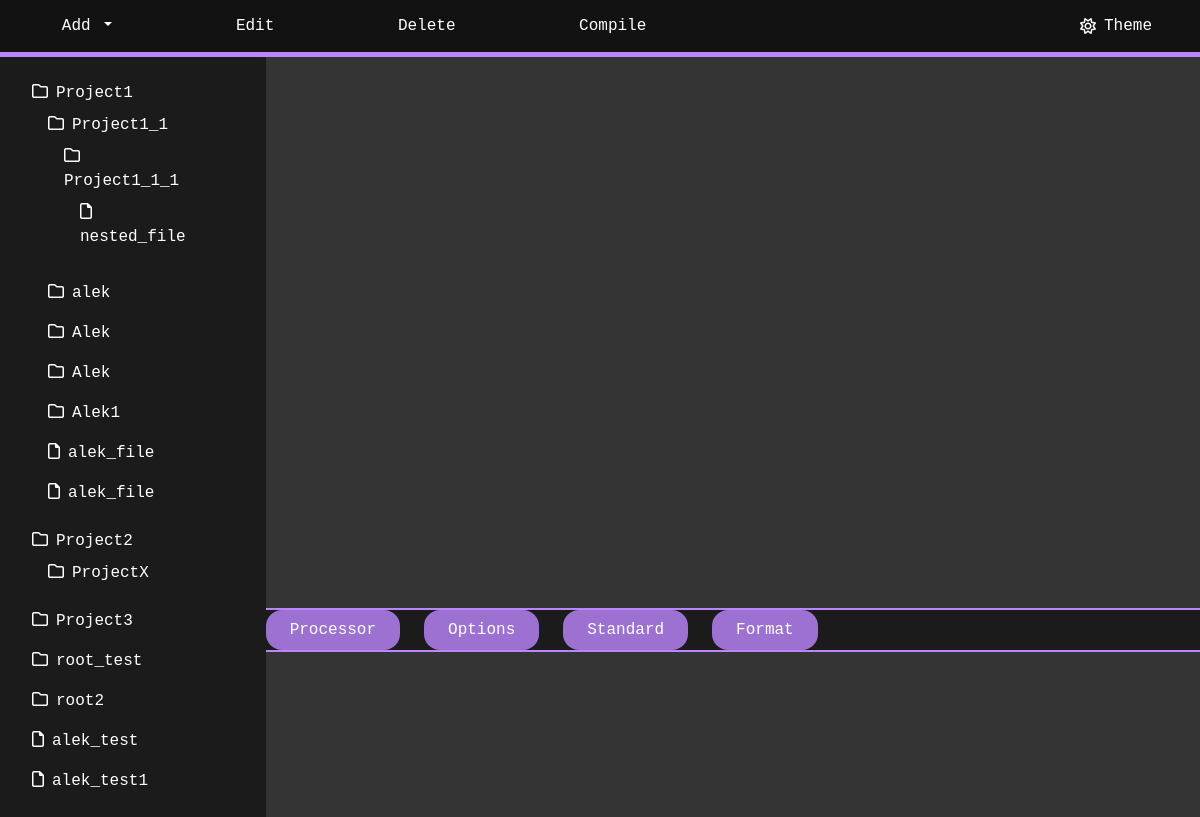
The app's page /sdcc_compiler/ with its own data.
### sdcc_compiler/models.py (models this page shows, shortened)
class Directory(models.Model):
    name = models.CharField(max_length=50)
    description = models.TextField(null=True, blank=True)
    parent = models.ForeignKey('self', null=True, blank=True, related_name='children', on_delete=models.CASCADE)
    def get_tree(self):
        tree = {'name': self.name, 'id': self.id}
        if self.children.exists():
            tree['children'] = [child.get_tree() for child in self.children.all()]
        if self.files.exists():
            tree['files'] = [{'name': f.name, 'id': f.id} for f in self.files.all()]
        return tree

class File(models.Model):
    name = models.CharField(max_length=50)
    directory = models.ForeignKey('Directory', null=True, blank=True, related_name='files', on_delete=models.CASCADE)
    file = models.FileField(upload_to='files/', null=True, blank=True)

### sdcc_compiler/views.py (the view)
# urls.py: path('', views.IndexView.as_view(), name='index'),
class IndexView(TemplateView):
    template_name = 'sdcc_compiler/index.html'
    def get_context_data(self, **kwargs):
        context = super().get_context_data(**kwargs)
        root_directories = Directory.objects.filter(parent__isnull=True)
        context['file_tree'] = [root.get_tree() for root in root_directories]
        root_files = File.objects.filter(directory__isnull=True)
        context['root_files'] = [{'name': f.name, 'id': f.id} for f in root_files]
        add_dir_form = AddDirectoryForm()
        context['add_dir_form'] = add_dir_form
        add_file_form = AddFileForm()
        context['add_file_form'] = add_file_form
        context['file_content'] = self.request.session.get('file_content', None)
        return context

### sdcc_compiler/templates/sdcc_compiler/index.html (shortened to what this page needs)
<!DOCTYPE html>
<html lang="en">
<head>
    <link href="https://cdn.jsdelivr.net/npm/bootstrap@5.3.0-alpha3/dist/css/bootstrap.min.css" rel="stylesheet"
>
    <link rel="stylesheet" href="https://cdn.jsdelivr.net/npm/ace-builds@1.15.3/css/ace.min.css">
    {% load static %}
    <link rel="stylesheet" type="text/css" href="{% static 'sdcc_compiler/css/app.css' %}">
    <link rel="stylesheet" type="text/css" href="{% static 'sdcc_compiler/css/navbar.css' %}">
    <link rel="stylesheet" type="text/css" href="{% static 'sdcc_compiler/css/file-explorer.css' %}">
    <link rel="stylesheet" type="text/css" href="{% static 'sdcc_compiler/css/program-viewer.css' %}">
    <link rel="stylesheet" type="text/css" href="{% static 'sdcc_compiler/css/fragment-viewer.css' %}">
    <link rel="stylesheet" type="text/css" href="{% static 'sdcc_compiler/css/tab-area.css' %}">
</head>
<body>
<div id="app">
    <div id="navbar-wrapper">
        {% include "sdcc_compiler/navbar.html" %}
    </div>
    <div id="file-explorer">
        {% include "sdcc_compiler/file_tree.html" %}
        {% include "sdcc_compiler/root_files.html" %}
    </div>
    <div id="program-viewer"></div>
    <div id="fragment-viewer"></div>
    <div id="tab-bar">
        <a href="#processor">
            <div class="tab-item">Processor</div>
        </a>
        <a href="#options">
            <div class="tab-item">Options</div>
        </a>
        <a href="#standard">
            <div class="tab-item">Standard</div>
        </a>
        <a href="#format">
            <div class="tab-item">Format</div>
        </a>
    </div>
    <div id="tab-options">
    </div>
</div>
</body>
</html>

### sdcc_compiler/templates/sdcc_compiler/navbar.html (shortened to what this page needs)
<div id="navbar">
    <div id="menu">
        <div class="dropdown">
            <button class="btn dropdown-toggle menu-item" type="button" data-bs-toggle="dropdown"
                    aria-expanded="false">
                Add
            </button>
        </div>
        <button type="button" class="btn menu-item">Edit</button>
        <button type="button" class="btn menu-item">Delete</button>
        <button type="button" class="btn menu-item">Compile</button>
    </div>
    <div id="theme-selector">
        <i class="fa-regular fa-sun" id="theme-icon"></i>
        <span>Theme</span>
    </div>
</div>

### sdcc_compiler/templates/sdcc_compiler/file_tree.html
{% for node in file_tree %}
    <ul class="list-group">
        <li class="list-group-item">
            <span class="dir-item" data-id="{{ node.id }}">
                <i class="far fa-folder"></i>{{ node.name }}
            </span>
            {% if node.children %}
                {% include "sdcc_compiler/file_tree.html" with file_tree=node.children %}
            {% endif %}
            {% for file in node.files %}
                <ul class="list-group">
                    <li class="list-group-item">
                        <span class="file-item" data-id="{{ file.id }}">
                            <i class="far fa-file"></i>{{ file.name }}
                        </span>
                    </li>
                </ul>
            {% endfor %}
        </li>
    </ul>
{% endfor %}

### sdcc_compiler/templates/sdcc_compiler/root_files.html
{% for file in root_files %}
    <ul class="list-group">
        <li class="list-group-item">
            <span class="file-item" data-id="{{ file.id }}">
                <i class="far fa-file"></i>{{ file.name }}
            </span>
        </li>
    </ul>
{% endfor %}

### sdcc_compiler/static/sdcc_compiler/css/app.css (style rules this page uses)
:root { --bg-app: #bb86fc; --bg-grid-primary: #121212; --bg-grid-secondary: #1b1b1b; --bg-grid-tertiary: #343434; --bg-item: #9c71d1; --font-primary: #ffffff; --font-secondary: #ffffff; --scroll-track: #5555; --scroll-thumb: #555; }
html { scrollbar-width: auto; scrollbar-color: var(--scroll-thumb) var(--scroll-track); }
a { text-decoration: none; color: inherit; }
i { padding-right: 0.5em; }
html, body { width: 100%; height: 100%; margin: 0px; padding: 0px; overflow-x: hidden; font-family: 'Courier New', Courier, monospace; }
#app { min-height: 100vh; background-color: var(--bg-app); display: grid; grid-template-columns: 2fr 5fr 3fr; grid-template-rows: 1fr 10fr auto 3fr; row-gap: 2px; }

### sdcc_compiler/static/sdcc_compiler/css/navbar.css (style rules this page uses)
#navbar-wrapper { grid-column: 1/4; }
#navbar { background-color: var(--bg-grid-primary); display: flex; justify-content: space-between; align-items: center; padding-left: 3em; padding-right: 3em; }
#menu { background-color: var(--bg-grid-primary); display: flex; justify-content: left; align-items: center; gap: 6em; }
.menu-item { color: var(--font-primary); padding: 0.5em; margin: 0.3em; border-radius: 1em; }
#theme-selector { display: flex; color: var(--font-primary); align-items: center; justify-content: center; }

### sdcc_compiler/static/sdcc_compiler/css/file-explorer.css (style rules this page uses)
#file-explorer { background-color: var(--bg-grid-secondary); grid-row: 2/5; padding: 1em; }
li { color: var(--font-secondary); }
.list-group-item { border: none; background-color: transparent; color: var(--font-secondary); }
.dir-item, .file-item { cursor: pointer; }

### sdcc_compiler/static/sdcc_compiler/css/program-viewer.css (style rules this page uses)
#program-viewer { background-color: var(--bg-grid-tertiary); min-width: 400px; }

### sdcc_compiler/static/sdcc_compiler/css/fragment-viewer.css (style rules this page uses)
#fragment-viewer { background-color: var(--bg-grid-tertiary); }

### sdcc_compiler/static/sdcc_compiler/css/tab-area.css (style rules this page uses)
.tab-item { padding-top: 0.5em; padding-bottom: 0.5em; padding-left: 1.5em; padding-right: 1.5em; background-color: var(--bg-item); color: var(--font-primary); border-radius: 1em; }
#tab-bar { grid-column: 2/4; display: flex; justify-content: left; gap: 1.5em; background-color: var(--bg-grid-secondary); overflow-x: auto; }
#tab-options { background-color: var(--bg-grid-tertiary); grid-column: 2/4; display: flex; align-items: center; justify-content: center; color: var(--font-secondary); padding: 1em; }

### records on screen
Directory: name "Project1"
Directory: name "Project1_1"
Directory: name "Project1_1_1"
File: name "nested_file"
Directory: name "alek"
Directory: name "Alek"
Directory: name "Alek"
Directory: name "Alek1"
File: name "alek_file"
File: name "alek_file"
Directory: name "Project2"
Directory: name "ProjectX"
Directory: name "Project3"
Directory: name "root_test"
Directory: name "root2"
File: name "alek_test"
File: name "alek_test1"
